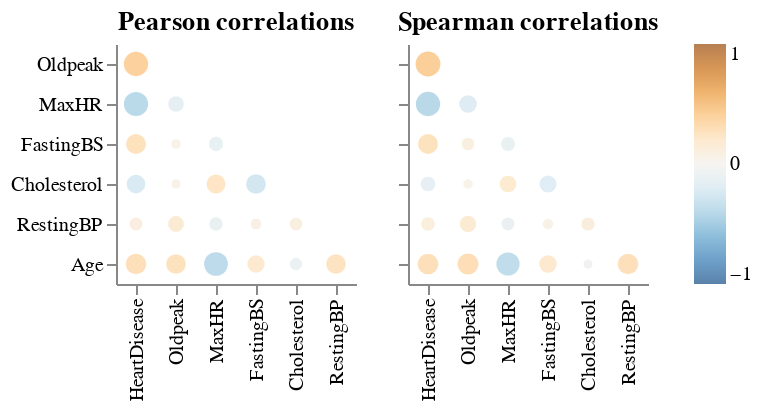

This figure's notebook cell:
### Code cell
aly.corr(df)

### Figure 1 — Vega specification as saved in the notebook (floating-point values rounded to 4 significant figures)
{"$schema": "https://vega.github.io/schema/vega/v5.json", "data": [{"name": "source_0"}, {"name": "data_0", "values": [{"abs_value": 0.1076, "index": "HeartDisease", "value": 0.1076, "variable": "RestingBP"}, {"abs_value": 0.1009, "index": "Cholesterol", "value": 0.1009, "variable": "RestingBP"}, {"abs_value": 0.1648, "index": "Oldpeak", "value": 0.1648, "variable": "RestingBP"}, {"abs_value": 0.1121, "index": "MaxHR", "value": -0.1121, "variable": "RestingBP"}, {"abs_value": 0.07019, "index": "FastingBS", "value": 0.07019, "variable": "RestingBP"}, {"abs_value": 0.404, "index": "HeartDisease", "value": 0.404, "variable": "Oldpeak"}, {"abs_value": 0.1607, "index": "Oldpeak", "value": -0.1607, "variable": "MaxHR"}, {"abs_value": 0.4004, "index": "HeartDisease", "value": -0.4004, "variable": "MaxHR"}, {"abs_value": 0.1314, "index": "MaxHR", "value": -0.1314, "variable": "FastingBS"}, {"abs_value": 0.0527, "index": "Oldpeak", "value": 0.0527, "variable": "FastingBS"}, {"abs_value": 0.2673, "index": "HeartDisease", "value": 0.2673, "variable": "FastingBS"}, {"abs_value": 0.261, "index": "FastingBS", "value": -0.261, "variable": "Cholesterol"}, {"abs_value": 0.2358, "index": "MaxHR", "value": 0.2358, "variable": "Cholesterol"}, {"abs_value": 0.05015, "index": "Oldpeak", "value": 0.05015, "variable": "Cholesterol"}, {"abs_value": 0.2327, "index": "HeartDisease", "value": -0.2327, "variable": "Cholesterol"}, {"abs_value": 0.282, "index": "HeartDisease", "value": 0.282, "variable": "Age"}, {"abs_value": 0.2586, "index": "Oldpeak", "value": 0.2586, "variable": "Age"}, {"abs_value": 0.382, "index": "MaxHR", "value": -0.382, "variable": "Age"}, {"abs_value": 0.198, "index": "FastingBS", "value": 0.198, "variable": "Age"}, {"abs_value": 0.09528, "index": "Cholesterol", "value": -0.09528, "variable": "Age"}, {"abs_value": 0.2544, "index": "RestingBP", "value": 0.2544, "variable": "Age"}]}, {"name": "source_1"}, {"name": "data_1", "values": [{"abs_value": 0.1139, "index": "HeartDisease", "value": 0.1139, "variable": "RestingBP"}, {"abs_value": 0.1095, "index": "Cholesterol", "value": 0.1095, "variable": "RestingBP"}, {"abs_value": 0.1753, "index": "Oldpeak", "value": 0.1753, "variable": "RestingBP"}, {"abs_value": 0.1076, "index": "MaxHR", "value": -0.1076, "variable": "RestingBP"}, {"abs_value": 0.06602, "index": "FastingBS", "value": 0.06602, "variable": "RestingBP"}, {"abs_value": 0.419, "index": "HeartDisease", "value": 0.419, "variable": "Oldpeak"}, {"abs_value": 0.2051, "index": "Oldpeak", "value": -0.2051, "variable": "MaxHR"}, {"abs_value": 0.4048, "index": "HeartDisease", "value": -0.4048, "variable": "MaxHR"}, {"abs_value": 0.1245, "index": "MaxHR", "value": -0.1245, "variable": "FastingBS"}, {"abs_value": 0.09897, "index": "Oldpeak", "value": 0.09897, "variable": "FastingBS"}, {"abs_value": 0.2673, "index": "HeartDisease", "value": 0.2673, "variable": "FastingBS"}, {"abs_value": 0.1929, "index": "FastingBS", "value": -0.1929, "variable": "Cholesterol"}, {"abs_value": 0.1839, "index": "MaxHR", "value": 0.1839, "variable": "Cholesterol"}, {"abs_value": 0.05172, "index": "Oldpeak", "value": 0.05172, "variable": "Cholesterol"}, {"abs_value": 0.1399, "index": "HeartDisease", "value": -0.1399, "variable": "Cholesterol"}, {"abs_value": 0.2896, "index": "HeartDisease", "value": 0.2896, "variable": "Age"}, {"abs_value": 0.2983, "index": "Oldpeak", "value": 0.2983, "variable": "Age"}, {"abs_value": 0.365, "index": "MaxHR", "value": -0.365, "variable": "Age"}, {"abs_value": 0.201, "index": "FastingBS", "value": 0.201, "variable": "Age"}, {"abs_value": 0.04716, "index": "Cholesterol", "value": -0.04716, "variable": "Age"}, {"abs_value": 0.2794, "index": "RestingBP", "value": 0.2794, "variable": "Age"}]}, {"name": "source_0_concat_0_x_domain_index", "values": [{"index": "HeartDisease", "sort_field": 0.0}, {"index": "Cholesterol", "sort_field": 4.0}, {"index": "Oldpeak", "sort_field": 1.0}, {"index": "MaxHR", "sort_field": 2.0}, {"index": "FastingBS", "sort_field": 3.0}, {"index": "RestingBP", "sort_field": 5.0}]}, {"name": "source_0_concat_0_y_domain_variable", "values": [{"sort_field": 4.0, "variable": "RestingBP"}, {"sort_field": 0.0, "variable": "Oldpeak"}, {"sort_field": 1.0, "variable": "MaxHR"}, {"sort_field": 2.0, "variable": "FastingBS"}, {"sort_field": 3.0, "variable": "Cholesterol"}, {"sort_field": 5.0, "variable": "Age"}]}, {"name": "source_1_concat_1_x_domain_index", "values": [{"index": "HeartDisease", "sort_field": 0.0}, {"index": "Cholesterol", "sort_field": 4.0}, {"index": "Oldpeak", "sort_field": 1.0}, {"index": "MaxHR", "sort_field": 2.0}, {"index": "FastingBS", "sort_field": 3.0}, {"index": "RestingBP", "sort_field": 5.0}]}, {"name": "source_1_concat_1_y_domain_variable", "values": [{"sort_field": 4.0, "variable": "RestingBP"}, {"sort_field": 0.0, "variable": "Oldpeak"}, {"sort_field": 1.0, "variable": "MaxHR"}, {"sort_field": 2.0, "variable": "FastingBS"}, {"sort_field": 3.0, "variable": "Cholesterol"}, {"sort_field": 5.0, "variable": "Age"}]}], "signals": [{"name": "concat_0_x_step", "value": 20}, {"name": "concat_0_width", "update": "bandspace(domain('concat_0_x').length, 1, 0.5) * concat_0_x_step"}, {"name": "concat_0_y_step", "value": 20}, {"name": "concat_0_height", "update": "bandspace(domain('concat_0_y').length, 1, 0.5) * concat_0_y_step"}, {"name": "concat_1_x_step", "value": 20}, {"name": "concat_1_width", "update": "bandspace(domain('concat_1_x').length, 1, 0.5) * concat_1_x_step"}, {"name": "concat_1_y_step", "value": 20}, {"name": "concat_1_height", "update": "bandspace(domain('concat_1_y').length, 1, 0.5) * concat_1_y_step"}], "marks": [{"type": "group", "name": "concat_0_group", "encode": {"update": {"height": {"signal": "concat_0_height"}, "width": {"signal": "concat_0_width"}}}, "marks": [{"type": "symbol", "name": "concat_0_marks", "from": {"data": "data_0"}, "encode": {"update": {"shape": {"value": "circle"}, "tooltip": {"signal": "{\"corr\": format(datum[\"value\"], \".2f\"), \"x\": isValid(datum[\"index\"]) ? datum[\"index\"] : \"\"+datum[\"index\"], \"y\": isValid(datum[\"variable\"]) ? datum[\"variable\"] : \"\"+datum[\"variable\"]}"}, "y": {"field": "variable", "scale": "concat_0_y"}, "size": {"field": "abs_value", "scale": "size"}, "x": {"field": "index", "scale": "concat_0_x"}, "opacity": {"value": 0.7}, "fill": {"field": "value", "scale": "color"}}}, "style": ["circle"]}], "axes": [{"scale": "concat_0_x", "labelBaseline": "middle", "zindex": 0, "orient": "bottom", "grid": false, "labelAngle": 270, "labelAlign": "right"}, {"scale": "concat_0_y", "zindex": 0, "orient": "left", "grid": false}], "title": {"text": "Pearson correlations", "frame": "group"}, "style": "cell"}, {"type": "group", "name": "concat_1_group", "encode": {"update": {"width": {"signal": "concat_1_width"}, "height": {"signal": "concat_1_height"}}}, "marks": [{"type": "symbol", "name": "concat_1_marks", "from": {"data": "data_1"}, "encode": {"update": {"shape": {"value": "circle"}, "opacity": {"value": 0.7}, "y": {"field": "variable", "scale": "concat_1_y"}, "fill": {"field": "value", "scale": "color"}, "x": {"field": "index", "scale": "concat_1_x"}, "size": {"field": "abs_value", "scale": "size"}, "tooltip": {"signal": "{\"corr\": format(datum[\"value\"], \".2f\"), \"x\": isValid(datum[\"index\"]) ? datum[\"index\"] : \"\"+datum[\"index\"], \"y\": isValid(datum[\"variable\"]) ? datum[\"variable\"] : \"\"+datum[\"variable\"]}"}}}, "style": ["circle"]}], "axes": [{"scale": "concat_1_x", "labelBaseline": "middle", "labelAlign": "right", "labelAngle": 270, "zindex": 0, "grid": false, "orient": "bottom"}, {"scale": "concat_1_y", "zindex": 0, "orient": "left", "grid": false, "labels": false}], "title": {"text": "Spearman correlations", "frame": "group"}, "style": "cell"}], "scales": [{"name": "color", "type": "linear", "domain": [-1, 1], "range": {"scheme": "blueorange"}, "interpolate": "hcl", "zero": true}, {"name": "size", "type": "linear", "domain": [0, 1], "range": [4, 361], "zero": true}, {"name": "concat_0_x", "type": "point", "domain": {"data": "source_0_concat_0_x_domain_index", "field": "index", "sort": {"op": "max", "field": "sort_field"}}, "range": {"step": {"signal": "concat_0_x_step"}}, "padding": 0.5}, {"name": "concat_0_y", "type": "point", "domain": {"data": "source_0_concat_0_y_domain_variable", "field": "variable", "sort": {"op": "max", "field": "sort_field"}}, "range": {"step": {"signal": "concat_0_y_step"}}, "padding": 0.5}, {"name": "concat_1_x", "type": "point", "domain": {"data": "source_1_concat_1_x_domain_index", "field": "index", "sort": {"op": "max", "field": "sort_field"}}, "range": {"step": {"signal": "concat_1_x_step"}}, "padding": 0.5}, {"name": "concat_1_y", "type": "point", "domain": {"data": "source_1_concat_1_y_domain_variable", "field": "variable", "sort": {"op": "max", "field": "sort_field"}}, "range": {"step": {"signal": "concat_1_y_step"}}, "padding": 0.5}], "layout": {"padding": 20, "bounds": "full", "align": "each"}, "legends": [{"fill": "color", "gradientLength": {"signal": "clamp(concat_0_height, 64, 200)"}, "encode": {"gradient": {"update": {"opacity": {"value": 0.7}}}}}], "background": "white", "config": {"style": {"cell": {"strokeWidth": 0}}}, "padding": 5}
